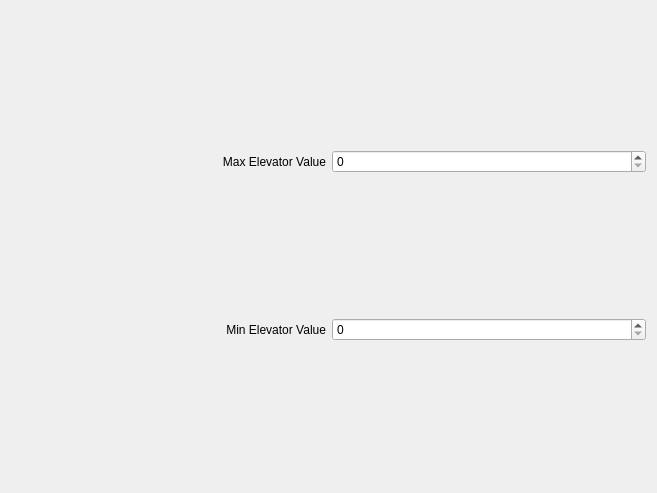
             <widget class="QWidget" name="scrollAreaWidgetContents_4">
              <property name="geometry">
               <rect>
                <x>0</x>
                <y>0</y>
                <width>657</width>
                <height>493</height>
               </rect>
              </property>
              <layout class="QGridLayout" name="gridLayout_9">
               <item row="0" column="0">
                <layout class="QHBoxLayout" name="horizontalLayout_32">
                 <item>
                  <widget class="QLabel" name="label_32">
                   <property name="text">
                    <string>Max Elevator Value</string>
                   </property>
                   <property name="alignment">
                    <set>Qt::AlignRight|Qt::AlignTrailing|Qt::AlignVCenter</set>
                   </property>
                  </widget>
                 </item>
                 <item>
                  <widget class="QSpinBox" name="MaxElevatorValue">
                   <property name="maximum">
                    <number>255</number>
                   </property>
                  </widget>
                 </item>
                </layout>
               </item>
               <item row="1" column="0">
                <layout class="QHBoxLayout" name="horizontalLayout_33">
                 <item>
                  <widget class="QLabel" name="label_33">
                   <property name="text">
                    <string>Min Elevator Value</string>
                   </property>
                   <property name="alignment">
                    <set>Qt::AlignRight|Qt::AlignTrailing|Qt::AlignVCenter</set>
                   </property>
                  </widget>
                 </item>
                 <item>
                  <widget class="QSpinBox" name="MinElevatorValue">
                   <property name="maximum">
                    <number>255</number>
                   </property>
                  </widget>
                 </item>
                </layout>
               </item>
              </layout>
             </widget>
